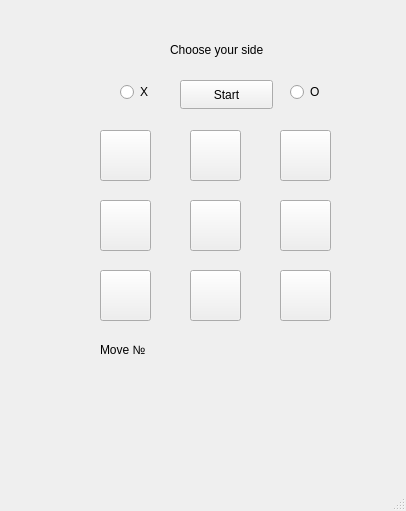
<?xml version="1.0" encoding="UTF-8"?>
<ui version="4.0">
 <class>MainWindow</class>
 <widget class="QMainWindow" name="MainWindow">
  <property name="geometry">
   <rect>
    <x>0</x>
    <y>0</y>
    <width>406</width>
    <height>511</height>
   </rect>
  </property>
  <property name="windowTitle">
   <string>MainWindow</string>
  </property>
  <widget class="QWidget" name="centralwidget">
   <widget class="QLabel" name="label">
    <property name="geometry">
     <rect>
      <x>170</x>
      <y>40</y>
      <width>121</width>
      <height>20</height>
     </rect>
    </property>
    <property name="text">
     <string>Choose your side</string>
    </property>
   </widget>
   <widget class="QRadioButton" name="radioButton_X">
    <property name="geometry">
     <rect>
      <x>120</x>
      <y>80</y>
      <width>41</width>
      <height>24</height>
     </rect>
    </property>
    <property name="text">
     <string>X</string>
    </property>
   </widget>
   <widget class="QRadioButton" name="radioButton_O">
    <property name="geometry">
     <rect>
      <x>290</x>
      <y>80</y>
      <width>41</width>
      <height>24</height>
     </rect>
    </property>
    <property name="text">
     <string>O</string>
    </property>
   </widget>
   <widget class="QPushButton" name="Start">
    <property name="geometry">
     <rect>
      <x>180</x>
      <y>80</y>
      <width>93</width>
      <height>29</height>
     </rect>
    </property>
    <property name="text">
     <string>Start</string>
    </property>
   </widget>
   <widget class="QPushButton" name="pushButton1">
    <property name="geometry">
     <rect>
      <x>100</x>
      <y>130</y>
      <width>51</width>
      <height>51</height>
     </rect>
    </property>
    <property name="text">
     <string/>
    </property>
   </widget>
   <widget class="QPushButton" name="pushButton2">
    <property name="geometry">
     <rect>
      <x>190</x>
      <y>130</y>
      <width>51</width>
      <height>51</height>
     </rect>
    </property>
    <property name="text">
     <string/>
    </property>
   </widget>
   <widget class="QPushButton" name="pushButton3">
    <property name="geometry">
     <rect>
      <x>280</x>
      <y>130</y>
      <width>51</width>
      <height>51</height>
     </rect>
    </property>
    <property name="text">
     <string/>
    </property>
   </widget>
   <widget class="QPushButton" name="pushButton9">
    <property name="geometry">
     <rect>
      <x>280</x>
      <y>270</y>
      <width>51</width>
      <height>51</height>
     </rect>
    </property>
    <property name="text">
     <string/>
    </property>
   </widget>
   <widget class="QPushButton" name="pushButton8">
    <property name="geometry">
     <rect>
      <x>190</x>
      <y>270</y>
      <width>51</width>
      <height>51</height>
     </rect>
    </property>
    <property name="text">
     <string/>
    </property>
   </widget>
   <widget class="QPushButton" name="pushButton7">
    <property name="geometry">
     <rect>
      <x>100</x>
      <y>270</y>
      <width>51</width>
      <height>51</height>
     </rect>
    </property>
    <property name="text">
     <string/>
    </property>
   </widget>
   <widget class="QPushButton" name="pushButton6">
    <property name="geometry">
     <rect>
      <x>280</x>
      <y>200</y>
      <width>51</width>
      <height>51</height>
     </rect>
    </property>
    <property name="text">
     <string/>
    </property>
   </widget>
   <widget class="QPushButton" name="pushButton5">
    <property name="geometry">
     <rect>
      <x>190</x>
      <y>200</y>
      <width>51</width>
      <height>51</height>
     </rect>
    </property>
    <property name="text">
     <string/>
    </property>
   </widget>
   <widget class="QPushButton" name="pushButton4">
    <property name="geometry">
     <rect>
      <x>100</x>
      <y>200</y>
      <width>51</width>
      <height>51</height>
     </rect>
    </property>
    <property name="text">
     <string/>
    </property>
   </widget>
   <widget class="QLabel" name="Move">
    <property name="geometry">
     <rect>
      <x>100</x>
      <y>340</y>
      <width>63</width>
      <height>20</height>
     </rect>
    </property>
    <property name="text">
     <string>Move №</string>
    </property>
   </widget>
   <widget class="QLabel" name="Movenum">
    <property name="geometry">
     <rect>
      <x>280</x>
      <y>340</y>
      <width>41</width>
      <height>20</height>
     </rect>
    </property>
    <property name="text">
     <string/>
    </property>
   </widget>
   <widget class="QLabel" name="checkwin">
    <property name="geometry">
     <rect>
      <x>180</x>
      <y>390</y>
      <width>63</width>
      <height>20</height>
     </rect>
    </property>
    <property name="text">
     <string/>
    </property>
   </widget>
  </widget>
  <widget class="QMenuBar" name="menubar">
   <property name="geometry">
    <rect>
     <x>0</x>
     <y>0</y>
     <width>406</width>
     <height>26</height>
    </rect>
   </property>
  </widget>
  <widget class="QStatusBar" name="statusbar"/>
 </widget>
 <resources/>
 <connections/>
</ui>
